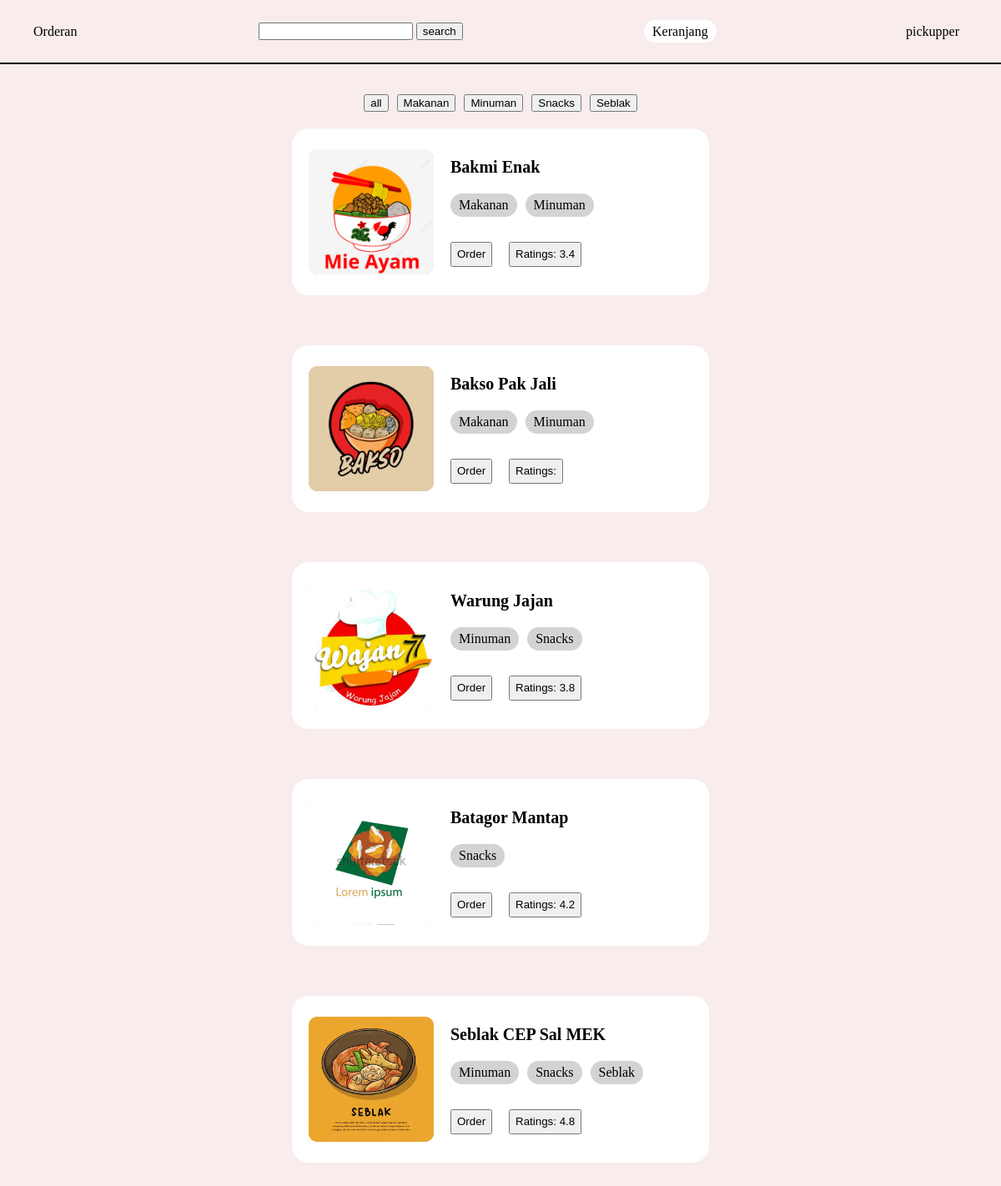
The app's page /Customer.php (signed in) with its own data.
### tables this page shows
CREATE TABLE `category` (
  `CategoryID` int(11) NOT NULL,
  `CategoryName` varchar(50) NOT NULL
);

CREATE TABLE `shop` (
  `ShopID` int(11) NOT NULL,
  `ShopName` varchar(50) NOT NULL,
  `OwnerID` int(11) NOT NULL
);

CREATE TABLE `shop_categories` (
  `ShopID` int(11) NOT NULL,
  `CategoryID` int(11) NOT NULL
);

### Customer.php (the view, shortened to what this page needs)
<?php
    require_once 'connect.php';
?>
<!DOCTYPE html>
<html lang="en">
<head>
</head>
<body>
    <header>
        <div id="logo">Orderan</div>
        <form id="searchbar" method="post">
            <input type="text" id="searchbar" name='searchbar'>
            <input type="submit" name="search" value="search"></input>
        </form>
        <div id="keranjang">
            <a href="Keranjang.php" id="keranjanglink">Keranjang</a>
        </div>
        <div id="profile">
            <?php
                echo $_SESSION['user']['UserUsername'];
            ?>
        </div>
    </header>
    <div id="content">
        <ul id="category">
            <form action="" id="catform" method="post">
                <li><input type="submit" name="categorybutton" value="all"></input></li>
            <?php
                $category=mysqli_query($conn, "SELECT * FROM category");
                while($c=mysqli_fetch_array($category)){
                    echo '<li><input type="submit" name="categorybutton" value="'.$c['CategoryName'].'"></input></li>';
                }
            ?>
            </form>
        </ul>
        <?php
        $query="SELECT * FROM shop";
        $data=mysqli_query($conn, $query);
        while($d = mysqli_fetch_array($data)){
                $category=mysqli_query($conn, "SELECT * FROM shop s
                JOIN shop_categories sc ON s.ShopID=sc.ShopID
                JOIN category c ON sc.CategoryID=c.CategoryID
                WHERE s.ShopID=".$d['ShopID']);
                $rating=mysqli_query($conn, "SELECT TRUNCATE(AVG(RatingScore), 1) as averagescore FROM orderheader od JOIN shop s ON od.ShopID=s.ShopID WHERE s.ShopID LIKE '".$d['ShopID']."' AND OrderStatus=2 AND RatingScore!=0")->fetch_assoc()['averagescore'];
                echo '<div id="shops">'.
                '<div id="shoppiccontainer"><img id="shoppic" src="shoppictures/'.$d['ShopID'].'.png" alt="LOGO"></div>';
                echo '<div id="shopdesc">';
                echo '<div id="shopname">'.$d['ShopName'].'</div>';
                echo '<div id="categorycontainer">';
                while($cat = $category->fetch_assoc()){
                    echo '<div id="categories">';
                    echo $cat['CategoryName'];
                    echo '</div>';
                }
                echo '</div>';
                echo '<form id="formshopbtn" method="post">';
                echo '<button name="shopbtn" id="shopbtn" type="submit" value="'.$d['ShopID'].'">Order</button>';
                echo '<button name="ratingbtn" id="shopbtn" type="submit" value="'.$d['ShopID'].'">Ratings: '.$rating.'</button>';
                echo '</form>';
                echo '</div>';
                echo '</div>' ;
        }
        ?>
    </div>
</body>
<link rel="stylesheet" href="style.css">
</html>

### style.css (style rules this page uses)
body { padding: 0; margin: 0; background-color: #f8ecec; position: relative; }
header { display: flex; align-items: center; height: 75px; justify-content: space-between; padding: 0px 40px; border-bottom: 2px solid; }
#profile { position: relative; padding: 0 10px; }
#content { padding-top: 20px; display: flex; justify-content: center; flex-direction: column; align-items: center; }
#shops, #shopshistory { width: 500px; height: 200px; background-color: white; margin-bottom: 60px; border-radius: 20px; display: flex; align-items: center; }
#shoppic, #foodpic, #shoppichis { height: 150px; width: 150px; object-fit: cover; display: flex; justify-content: center; align-items: center; border-radius: 10px; }
#shoppiccontainer, #foodpiccontainer, #shoppiccontainerhis { height: 150px; width: 150px; margin: 20px; position: relative; background-color: gray; border-radius: 12px; display: flex; justify-content: center; align-items: center; }
#categories { display: block; background-color: #d3d3d3; padding: 5px 10px; margin-right: 10px; border-radius: 20px; }
#categorycontainer { display: flex; }
#shopname { font-size: 20px; margin-bottom: 20px; font-weight: bold; }
#catform { display: flex; }
#category { list-style: none; padding: 0; display: flex; flex-direction: row; margin-bottom: 20px; }
#category li { padding: 0 5px; }
#formshopbtn { display: flex; margin-top: 30px; height: 30px; position: relative; }
#shopbtn { margin-right: 20px; height: 100%; }
#backbtn, #keranjanglink { background-color: white; padding: 5px 10px; border-radius: 20px; text-decoration: none; color: black; }
#keranjanglink { position: static; }
#keranjang { position: relative; }
* > form { margin-bottom: 0; }

### records on screen
category: categorybutton "Makanan"
category: categorybutton "Minuman"
category: categorybutton "Snacks"
category: categorybutton "Seblak"
shop: shows a picture, ShopName "Bakmi Enak", $d['ShopID'] 1 (drawn), rating "3.4"
shop_categories: CategoryID.CategoryName "Makanan"
shop_categories: CategoryID.CategoryName "Minuman"
shop: shows a picture, ShopName "Bakso Pak Jali", $d['ShopID'] 2 (drawn)
shop_categories: CategoryID.CategoryName "Makanan"
shop_categories: CategoryID.CategoryName "Minuman"
shop: shows a picture, ShopName "Warung Jajan", $d['ShopID'] 3 (drawn), rating "3.8"
shop_categories: CategoryID.CategoryName "Minuman"
shop_categories: CategoryID.CategoryName "Snacks"
shop: shows a picture, ShopName "Batagor Mantap", $d['ShopID'] 4 (drawn), rating "4.2"
shop_categories: CategoryID.CategoryName "Snacks"
shop: shows a picture, ShopName "Seblak CEP Sal MEK", $d['ShopID'] 5 (drawn), rating "4.8"
shop_categories: CategoryID.CategoryName "Minuman"
shop_categories: CategoryID.CategoryName "Snacks"
shop_categories: CategoryID.CategoryName "Seblak"

### other values on screen
$_SESSION['user']['UserUsername'] "pickupper"
